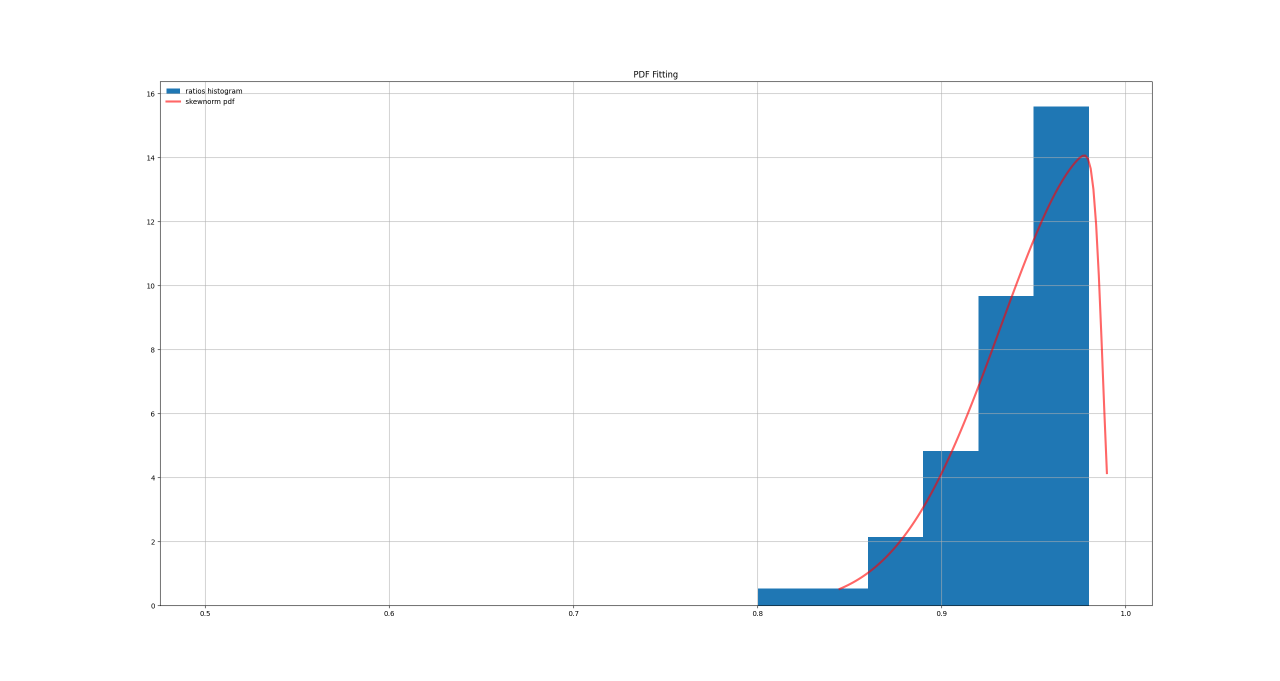
#> input picture processing/pdf_example.png, 2560 x 1361 px (shown at 1/2 size)
$ python cont_approx.py ../pdf_example.png
#> lines starting #> are read from the running program, lines starting #| are printed output that depends on the picture; after the words box and inside, x2 and y2 are one past the last pixel; in counts of white or black regions, pixels touching at a corner belong together
import cv2 as cv
import numpy as np
import sys

def dummy(val):
    pass

# make window
cv.namedWindow('trackbar')

cv.createTrackbar('scale', 'trackbar', 10, 100,
        dummy)

# display in loop
path = sys.argv[1]
img_color = cv.imread(path)
#> img_color is the input picture: shape (1361, 2560, 3); mean B, G, R 248.5, 244.4, 238.9
img_color = cv.copyMakeBorder(img_color, 10, 10, 10 ,10,
        cv.BORDER_CONSTANT, value=(0, 0, 0))
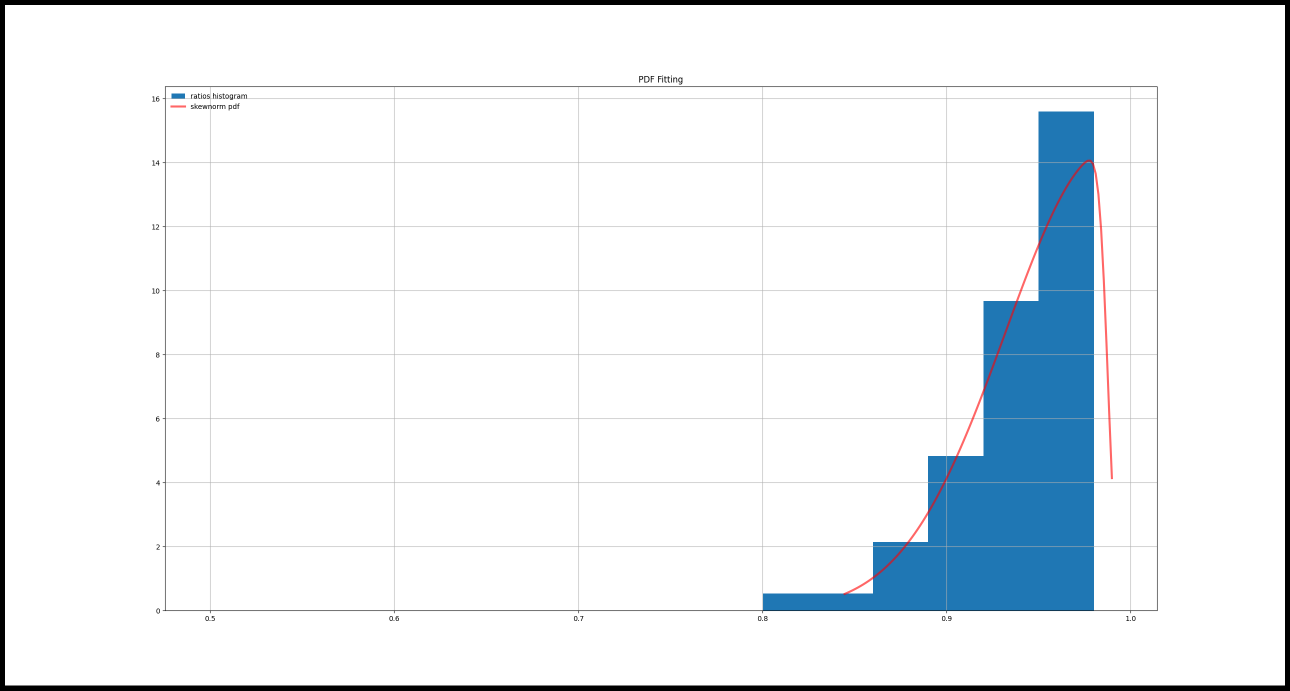
#> img_color: shape (1381, 2580, 3) (shown at 1/2 size); mean B, G, R 243, 239, 233.6
img = cv.cvtColor(img_color, cv.COLOR_BGR2GRAY)
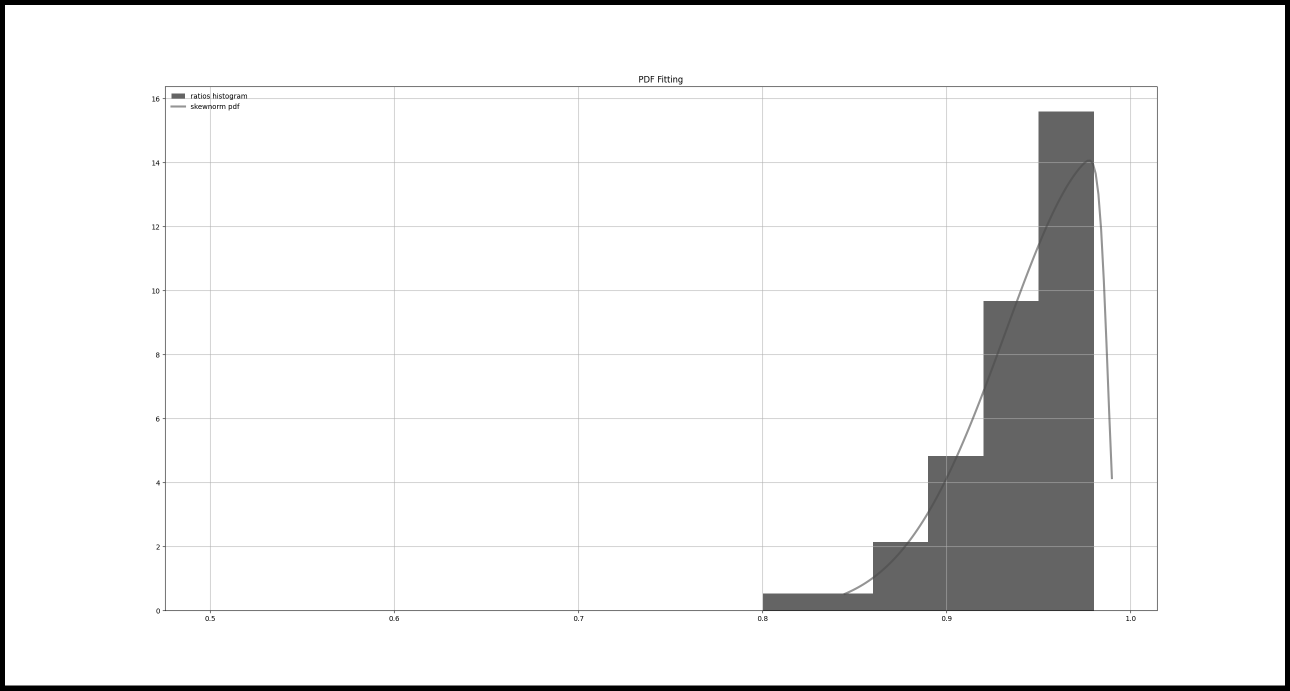
#> img: shape (1381, 2580) (shown at 1/2 size); min 0, max 255, mean 237.9
img = cv.resize(img, (0, 0), fx=5.0, fy=5.0)
#> img: shape (6905, 12900)
img_color = cv.resize(img_color, (0, 0), fx=5.0, fy=5.0)
_, img = cv.threshold(img, 10, 255, cv.THRESH_BINARY)
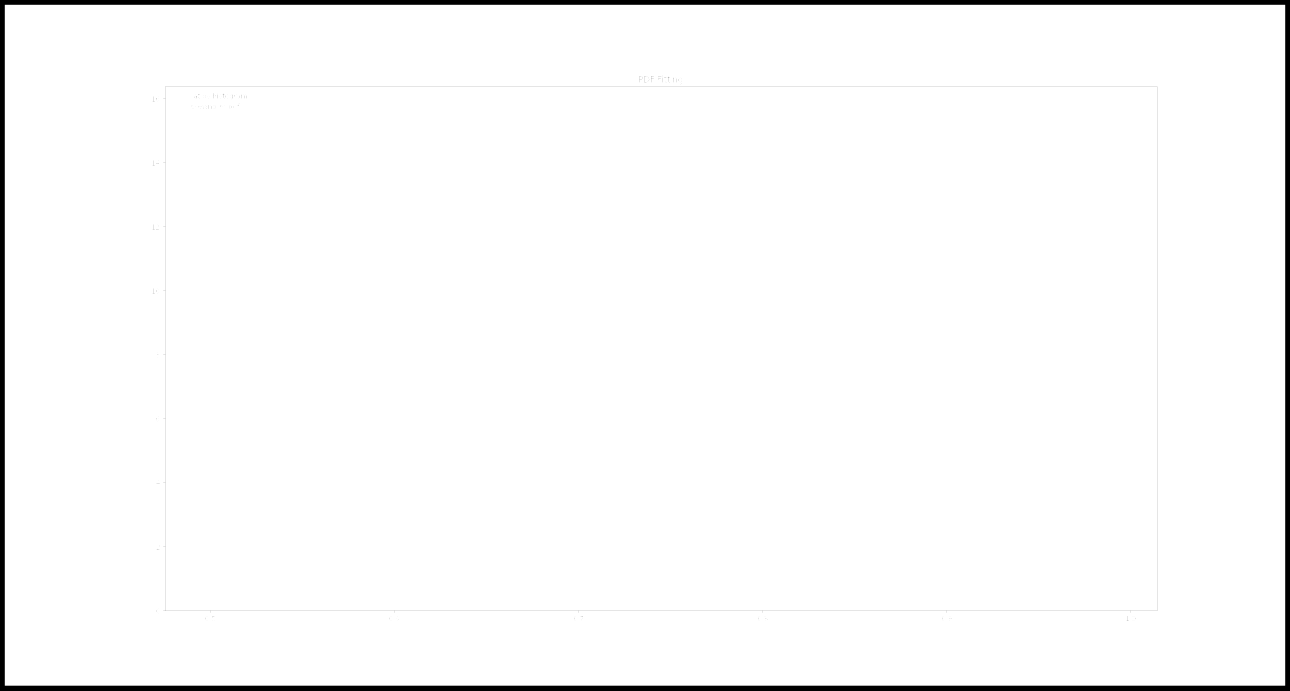
#> img: shape (6905, 12900) (shown at 1/10 size); 97.8% white; 211 black regions (174 under 20 px)
print(img.shape)
#| (6905, 12900)
print(img.dtype)
#| uint8
c, _ = cv.findContours(img, cv.RETR_EXTERNAL, cv.CHAIN_APPROX_NONE)
#> c = 1 contour; box (x1, y1, x2, y2) and area: (48, 48, 12852, 6857) 87162822
print(c[0].dtype)
#| int32
#cv.drawContours(img_color, c, -1, (0, 150, 0), thickness=3)
#cv.imshow('color', img_color)
#cv.waitKey()

hull = []

# calculate points for each contour
for i in range(len(c)):
    # creating convex hull object for each contour
    hull.append(cv.convexHull(c[i], False))
#> this loop made 1 pass
#> after the loop, hull = 1 item

# create an empty black image
drawing = np.zeros((img.shape[0], img.shape[1], 3), np.uint8)

# draw contours and hull points
for i in range(len(c)):
    color_contours = (0, 255, 0) # green - color for contours
    color = (255, 0, 0) # blue - color for convex hull
    # draw ith contour
    cv.drawContours(drawing, c, i, color_contours, 1, 8)
    # draw ith convex hull object
    cv.drawContours(drawing, hull, i, color, 1, 8)
#> this loop made 1 pass
#> (color_contours, color) on pass 1: ((0, 255, 0), (255, 0, 0))

cv.imshow('asdf',drawing)
cv.waitKey()

"""
key = ord('a')
while key != ord('q'):
    gimg = img.copy()
    cimg = img_color.copy()
    scale = float(cv.getTrackbarPos('scale', 'trackbar')) / 100.0
    approxed = None
    for cnt in c:
        epsilon = scale * cv.arcLength(cnt, True)
        approxed = cv.approxPolyDP(cnt, epsilon, True)
        print(approxed)
        cv.drawContours(cimg, approxed, -1, (0, 150, 0), 3)
    print('trackbar: ', scale)
    cv.imshow('trackbar', cimg)
    key = cv.waitKey(5)
"""
